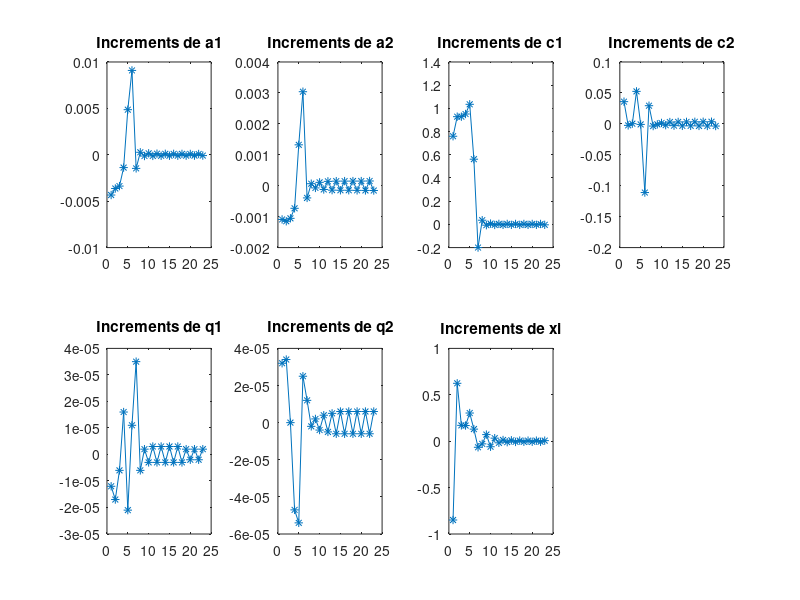

Reproduce this figure in MATLAB.
clear
clf
A = [-0.004336 -0.001090 0.759876 0.035878 -0.000012 0.000032 -0.849181  ; -0.003632 -0.001149 0.928581 -0.002457 -0.000017 0.000034 0.623774  ; -0.003372 -0.001054 0.928741 0.000286 -0.000006 0.000000 0.170532  ; -0.001379 -0.000730 0.951535 0.052485 0.000016 -0.000047 0.168852  ; 0.004861 0.001322 1.035143 -0.000898 -0.000021 -0.000054 0.303571  ; 0.009090 0.003039 0.561973 -0.111034 0.000011 0.000025 0.130142  ; -0.001465 -0.000394 -0.199631 0.029340 0.000035 0.000012 -0.065586  ; 0.000269 0.000066 0.036030 -0.003561 -0.000006 -0.000002 -0.028792  ; -0.000133 -0.000071 -0.006860 -0.000819 0.000002 0.000002 0.071180  ; 0.000158 0.000109 0.006931 0.001507 -0.000003 -0.000004 -0.059761  ; -0.000120 -0.000121 -0.004758 -0.002118 0.000003 0.000004 0.032792  ; 0.000121 0.000141 0.004354 0.002907 -0.000003 -0.000005 -0.017632  ; -0.000107 -0.000143 -0.003941 -0.002907 0.000003 0.000005 0.012756  ; 0.000107 0.000148 0.004093 0.003113 -0.000003 -0.000006 -0.010374  ; -0.000103 -0.000147 -0.003952 -0.003255 0.000003 0.000006 0.009933  ; 0.000101 0.000149 0.003904 0.003189 -0.000003 -0.000006 -0.007956  ; -0.000099 -0.000147 -0.003900 -0.003228 0.000003 0.000006 0.006534  ; 0.000097 0.000150 0.003868 0.003306 -0.000003 -0.000006 -0.006457  ; -0.000094 -0.000150 -0.003846 -0.003349 0.000002 0.000006 0.006030  ; 0.000092 0.000150 0.003846 0.003364 -0.000002 -0.000006 -0.006425  ; -0.000092 -0.000152 -0.003791 -0.003423 0.000002 0.000006 0.006078  ; 0.000089 0.000153 0.003728 0.003433 -0.000002 -0.000006 -0.006428  ; -0.000085 -0.000155 -0.003641 -0.003520 0.000002 0.000006 0.006089 ];
% Vecteur colonne du nombre d'itérations
N=length(A(:,1));
iterations=[1:N]';

% Tracé
titres=['Increments de a1';'Increments de a2';'Increments de c1';'Increments de c2';'Increments de q1';'Increments de q2';'Increments de xi'];
for i=1:7
	subplot(2,4,i)
	plot(iterations(1:end), A(1:end,i), '*-');
	title(titres(i,:));
end

